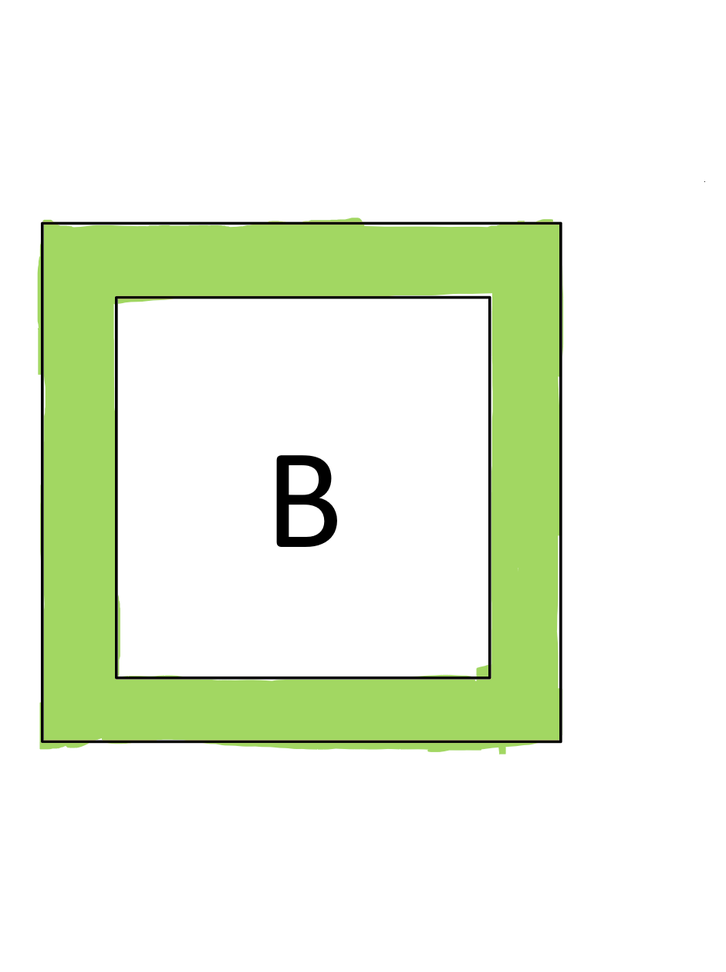
#> input picture basictest2.png, 726 x 972 px, shrunk from 941 x 1260 before the run
$ python color_detection1.py
#> lines starting #> are read from the running program, lines starting #| are printed output that depends on the picture; after the words box and inside, x2 and y2 are one past the last pixel; in counts of white or black regions, pixels touching at a corner belong together
import cv2
import numpy as np
frame = cv2.imread('basictest2.png')
#> frame is the input picture: shape (972, 726, 3); mean B, G, R 222.9, 243.4, 234.2
height, width = frame.shape[:2]
#> height = 972; width = 726
hsv_frame = cv2.cvtColor(frame, cv2.COLOR_BGR2HSV)
#> hsv_frame: shape (972, 726, 3); mean H, S, V 8.4, 24.7, 243.4
low = np.array([0, 42, 0])
high = np.array([179, 255, 255])
mask = cv2.inRange(hsv_frame, low, high)
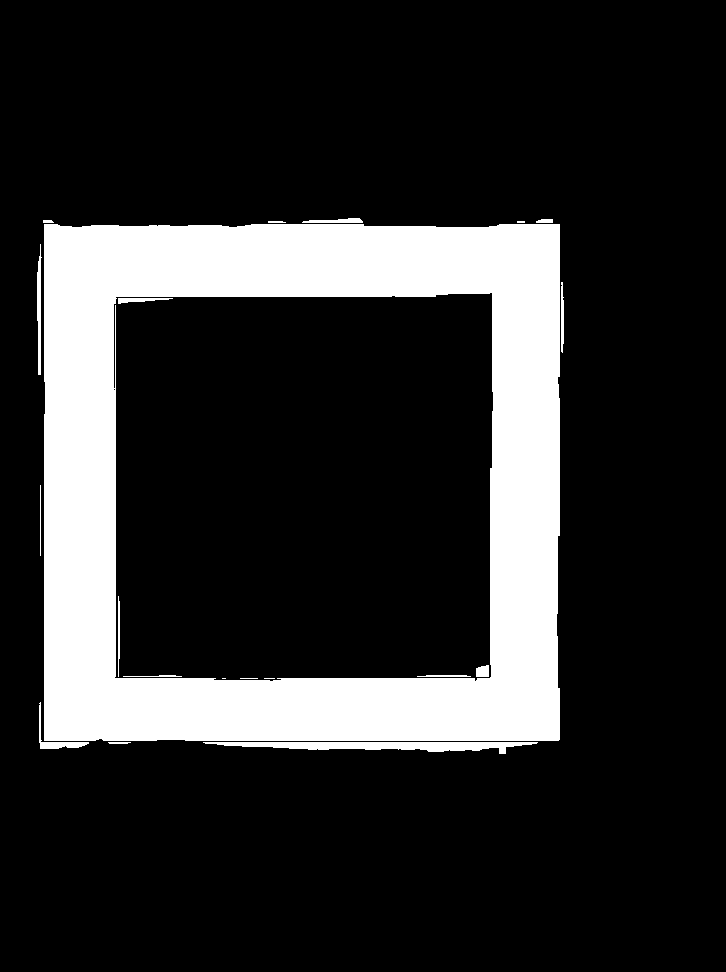
#> mask: shape (972, 726); 18% white; 20 white regions (4 under 20 px), largest, box (x1, y1, x2, y2) and area: (44, 224, 560, 741) 122462, (203, 742, 538, 754) 2201, (37, 244, 42, 375) 414
result = cv2.bitwise_and(frame, frame, mask=mask)
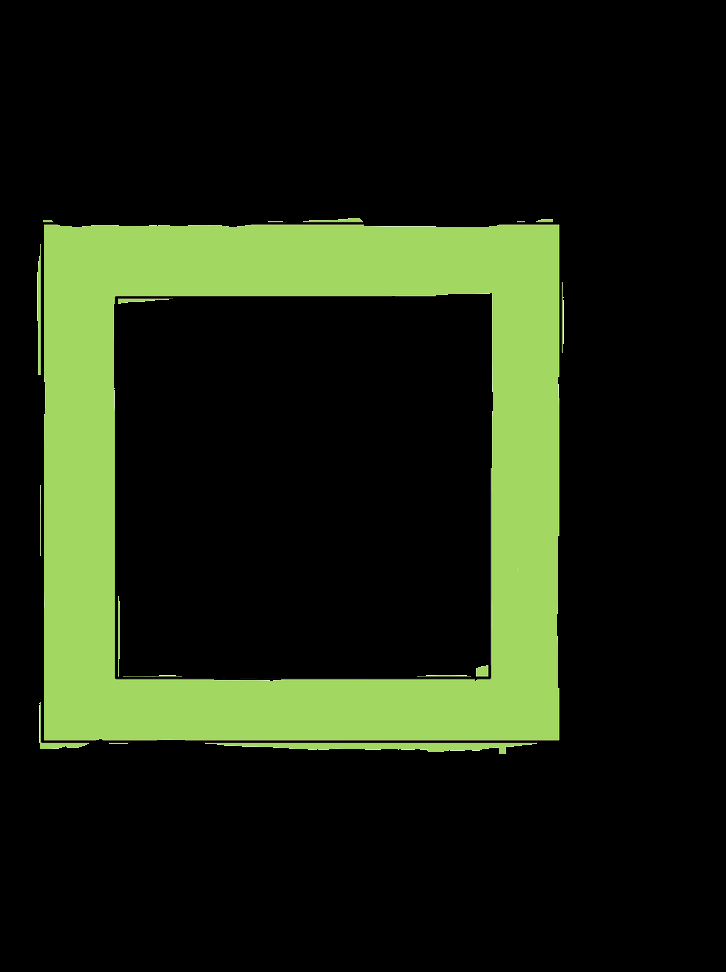
#> result: shape (972, 726, 3); mean B, G, R 17.4, 37.9, 28.7
pos_x = int(width/2)
#> pos_x = 363
start_y = int(height/2)
#> start_y = 486
end_y = height
#> end_y = 972
colors = []
last_color = []
for pos_y in range(start_y, end_y):
    color = result[pos_y, pos_x]
    colors.append(color)
#> after the loop, colors = 486 items, first 6: [0, 0, 0], [0, 0, 0], [0, 0, 0], [0, 0, 0], [0, 0, 0], [0, 0, 0]
for out_color in colors:
    if out_color[0] != 0 and out_color[1] != 0 and out_color[2] != 0:
        last_color.append(out_color)
#> after the loop, last_color = 70 items, first 6: [22, 13, 17], [113, 155, 136], [96, 224, 166], [98, 213, 161], [98, 215, 162], [98, 215, 162]
position = len(last_color)/2
#> position = 35
print(last_color[int(position)])
#| [ 98 215 162]
cv2.waitKey(0)
